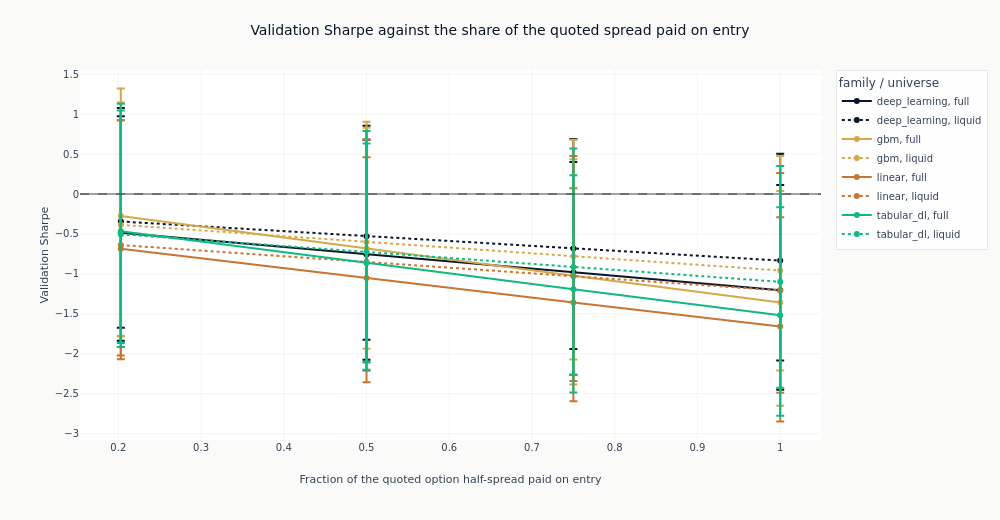

The notebook cell saved with this chart:
### Code cell
cost_figure = px.line(
    cost_curve.with_columns(
        ci95_upper=pl.col("sharpe_ci95_hi") - pl.col("sharpe"),
        ci95_lower=pl.col("sharpe") - pl.col("sharpe_ci95_lo"),
    ),
    x="spread_fraction",
    y="sharpe",
    color="family",
    line_dash="universe",
    markers=True,
    error_y="ci95_upper",
    error_y_minus="ci95_lower",
    hover_data=["backtest_hash", "sharpe_ci95_lo", "sharpe_ci95_hi"],
)
cost_figure.add_hline(y=0, line_width=1, line_dash="dash", line_color=COLORS["neutral"])
cost_figure.update_layout(
    title="Validation Sharpe against the share of the quoted spread paid on entry",
    height=520,
    width=1000,
    margin=dict(t=70),
    legend_title_text="family / universe",
)
cost_figure.update_xaxes(title_text="Fraction of the quoted option half-spread paid on entry")
cost_figure.update_yaxes(title_text="Validation Sharpe")
show_plotly_with_alt(
    cost_figure,
    "Line chart of validation Sharpe against the fraction of the quoted option half-spread paid "
    "on entry, one line per model family and option universe, each point carrying its "
    "block-bootstrap Sharpe interval as an error bar.",
)

### Figure 1 — Plotly figure (JSON) as saved in the notebook; plotly's stock layout.template omitted (floating-point values rounded to 4 significant figures)
{"data": [{"customdata": [["cbb80f039ffa", -1.835, 0.9729], ["2d9b07954b3e", -2.073, 0.6799], ["14da2aff67f3", -2.263, 0.399], ["b287aeb92b1a", -2.449, 0.1117]], "error_y": {"array": [1.458, 1.436, 1.381, 1.317], "arrayminus": [1.35, 1.317, 1.281, 1.244]}, "hovertemplate": "family=deep_learning<br>universe=full<br>spread_fraction=%{x}<br>sharpe=%{y}<br>backtest_hash=%{customdata[0]}<br>sharpe_ci95_lo=%{customdata[1]}<br>sharpe_ci95_hi=%{customdata[2]}<extra></extra>", "legendgroup": "deep_learning, full", "line": {"color": "#0a1628", "dash": "solid"}, "marker": {"symbol": "circle"}, "mode": "lines+markers", "name": "deep_learning, full", "orientation": "v", "showlegend": true, "type": "scatter", "x": [0.203, 0.5, 0.75, 1.0], "xaxis": "x", "y": [-0.4848, -0.7558, -0.9818, -1.205], "yaxis": "y"}, {"customdata": [["9f311ff315b4", -1.673, 1.076], ["28d15494d2a3", -1.823, 0.8554], ["48235a7be154", -1.941, 0.6882], ["ee47e41ea744", -2.084, 0.5022]], "error_y": {"array": [1.42, 1.383, 1.369, 1.335], "arrayminus": [1.329, 1.296, 1.26, 1.251]}, "hovertemplate": "family=deep_learning<br>universe=liquid<br>spread_fraction=%{x}<br>sharpe=%{y}<br>backtest_hash=%{customdata[0]}<br>sharpe_ci95_lo=%{customdata[1]}<br>sharpe_ci95_hi=%{customdata[2]}<extra></extra>", "legendgroup": "deep_learning, liquid", "line": {"color": "#0a1628", "dash": "dot"}, "marker": {"symbol": "circle"}, "mode": "lines+markers", "name": "deep_learning, liquid", "orientation": "v", "showlegend": true, "type": "scatter", "x": [0.203, 0.5, 0.75, 1.0], "xaxis": "x", "y": [-0.344, -0.5273, -0.6807, -0.8332], "yaxis": "y"}, {"customdata": [["fec65f1a43e1", -1.784, 1.32], ["b26db8c1c771", -2.112, 0.8286], ["883ebd59899e", -2.385, 0.4334], ["e5478423f8ec", -2.649, 0.03901]], "error_y": {"array": [1.596, 1.511, 1.456, 1.396], "arrayminus": [1.509, 1.429, 1.363, 1.292]}, "hovertemplate": "family=gbm<br>universe=full<br>spread_fraction=%{x}<br>sharpe=%{y}<br>backtest_hash=%{customdata[0]}<br>sharpe_ci95_lo=%{customdata[1]}<br>sharpe_ci95_hi=%{customdata[2]}<extra></extra>", "legendgroup": "gbm, full", "line": {"color": "#D4A84B", "dash": "solid"}, "marker": {"symbol": "circle"}, "mode": "lines+markers", "name": "gbm, full", "orientation": "v", "showlegend": true, "type": "scatter", "x": [0.203, 0.5, 0.75, 1.0], "xaxis": "x", "y": [-0.2756, -0.6826, -1.022, -1.357], "yaxis": "y"}, {"customdata": [["166fdb14ee62", -1.772, 1.145], ["a13bc64010a2", -1.936, 0.9028], ["f3c22f16474a", -2.072, 0.6782], ["ff9c819b770b", -2.208, 0.4747]], "error_y": {"array": [1.531, 1.502, 1.457, 1.432], "arrayminus": [1.387, 1.336, 1.293, 1.251]}, "hovertemplate": "family=gbm<br>universe=liquid<br>spread_fraction=%{x}<br>sharpe=%{y}<br>backtest_hash=%{customdata[0]}<br>sharpe_ci95_lo=%{customdata[1]}<br>sharpe_ci95_hi=%{customdata[2]}<extra></extra>", "legendgroup": "gbm, liquid", "line": {"color": "#D4A84B", "dash": "dot"}, "marker": {"symbol": "circle"}, "mode": "lines+markers", "name": "gbm, liquid", "orientation": "v", "showlegend": true, "type": "scatter", "x": [0.203, 0.5, 0.75, 1.0], "xaxis": "x", "y": [-0.3859, -0.5996, -0.7788, -0.957], "yaxis": "y"}, {"customdata": [["589903757c2a", -2.068, 0.9241], ["f3d884d8aa41", -2.356, 0.4614], ["10a90ad0df0c", -2.594, 0.07289], ["fdaa3aca4eb2", -2.847, -0.2911]], "error_y": {"array": [1.608, 1.512, 1.429, 1.366], "arrayminus": [1.384, 1.305, 1.237, 1.19]}, "hovertemplate": "family=linear<br>universe=full<br>spread_fraction=%{x}<br>sharpe=%{y}<br>backtest_hash=%{customdata[0]}<br>sharpe_ci95_lo=%{customdata[1]}<br>sharpe_ci95_hi=%{customdata[2]}<extra></extra>", "legendgroup": "linear, full", "line": {"color": "#C87533", "dash": "solid"}, "marker": {"symbol": "circle"}, "mode": "lines+markers", "name": "linear, full", "orientation": "v", "showlegend": true, "type": "scatter", "x": [0.203, 0.5, 0.75, 1.0], "xaxis": "x", "y": [-0.684, -1.051, -1.356, -1.657], "yaxis": "y"}, {"customdata": [["94dbe43bbd1f", -2.022, 0.9234], ["5d021b6166a6", -2.211, 0.6833], ["f6159bf43f28", -2.34, 0.4741], ["ec59bc0debdf", -2.487, 0.2641]], "error_y": {"array": [1.562, 1.535, 1.504, 1.471], "arrayminus": [1.383, 1.359, 1.309, 1.28]}, "hovertemplate": "family=linear<br>universe=liquid<br>spread_fraction=%{x}<br>sharpe=%{y}<br>backtest_hash=%{customdata[0]}<br>sharpe_ci95_lo=%{customdata[1]}<br>sharpe_ci95_hi=%{customdata[2]}<extra></extra>", "legendgroup": "linear, liquid", "line": {"color": "#C87533", "dash": "dot"}, "marker": {"symbol": "circle"}, "mode": "lines+markers", "name": "linear, liquid", "orientation": "v", "showlegend": true, "type": "scatter", "x": [0.203, 0.5, 0.75, 1.0], "xaxis": "x", "y": [-0.6387, -0.852, -1.03, -1.207], "yaxis": "y"}, {"customdata": [["f88f00ea77b2", -1.865, 1.128], ["862beb6f5f7a", -2.2, 0.6318], ["3fcc69c0522c", -2.483, 0.2336], ["2db37add50c2", -2.774, -0.1652]], "error_y": {"array": [1.594, 1.494, 1.426, 1.352], "arrayminus": [1.399, 1.338, 1.291, 1.257]}, "hovertemplate": "family=tabular_dl<br>universe=full<br>spread_fraction=%{x}<br>sharpe=%{y}<br>backtest_hash=%{customdata[0]}<br>sharpe_ci95_lo=%{customdata[1]}<br>sharpe_ci95_hi=%{customdata[2]}<extra></extra>", "legendgroup": "tabular_dl, full", "line": {"color": "#10b981", "dash": "solid"}, "marker": {"symbol": "circle"}, "mode": "lines+markers", "name": "tabular_dl, full", "orientation": "v", "showlegend": true, "type": "scatter", "x": [0.203, 0.5, 0.75, 1.0], "xaxis": "x", "y": [-0.4656, -0.8623, -1.192, -1.517], "yaxis": "y"}, {"customdata": [["4b6f3470a674", -1.914, 1.046], ["cc294b2b919c", -2.101, 0.7875], ["8db78770cc12", -2.264, 0.5693], ["51d13f04333f", -2.425, 0.3516]], "error_y": {"array": [1.55, 1.514, 1.483, 1.451], "arrayminus": [1.41, 1.374, 1.35, 1.326]}, "hovertemplate": "family=tabular_dl<br>universe=liquid<br>spread_fraction=%{x}<br>sharpe=%{y}<br>backtest_hash=%{customdata[0]}<br>sharpe_ci95_lo=%{customdata[1]}<br>sharpe_ci95_hi=%{customdata[2]}<extra></extra>", "legendgroup": "tabular_dl, liquid", "line": {"color": "#10b981", "dash": "dot"}, "marker": {"symbol": "circle"}, "mode": "lines+markers", "name": "tabular_dl, liquid", "orientation": "v", "showlegend": true, "type": "scatter", "x": [0.203, 0.5, 0.75, 1.0], "xaxis": "x", "y": [-0.5038, -0.7268, -0.9136, -1.099], "yaxis": "y"}], "layout": {"height": 520, "legend": {"title": {"text": "family / universe"}, "tracegroupgap": 0}, "margin": {"t": 70}, "shapes": [{"line": {"color": "#334155", "dash": "dash", "width": 1}, "type": "line", "x0": 0, "x1": 1, "xref": "x domain", "y0": 0, "y1": 0, "yref": "y"}], "title": {"text": "Validation Sharpe against the share of the quoted spread paid on entry"}, "width": 1000, "xaxis": {"anchor": "y", "domain": [0.0, 1.0], "title": {"text": "Fraction of the quoted option half-spread paid on entry"}}, "yaxis": {"anchor": "x", "domain": [0.0, 1.0], "title": {"text": "Validation Sharpe"}}}}
